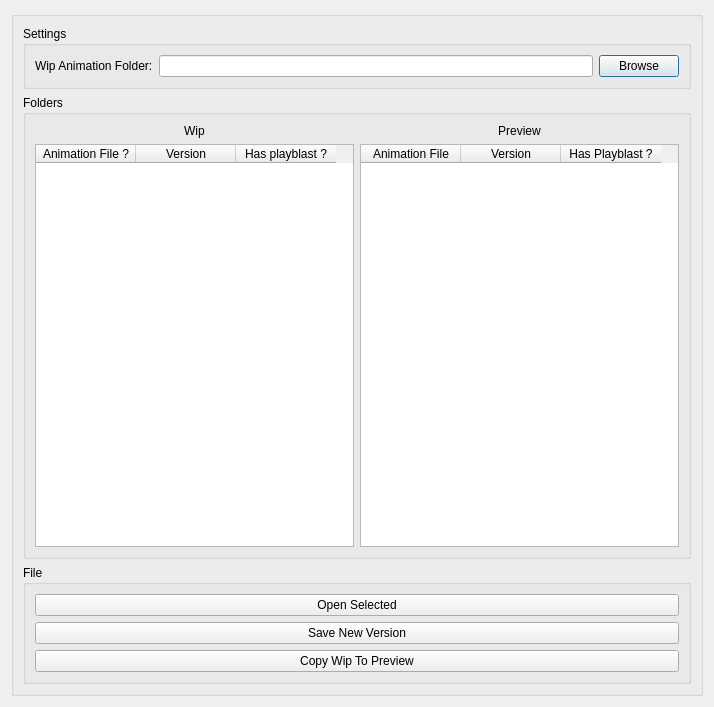
<?xml version="1.0" encoding="UTF-8"?>
<ui version="4.0">
 <class>bdAnimationToolDlg</class>
 <widget class="QDialog" name="bdAnimationToolDlg">
  <property name="geometry">
   <rect>
    <x>0</x>
    <y>0</y>
    <width>714</width>
    <height>707</height>
   </rect>
  </property>
  <property name="windowTitle">
   <string>Dialog</string>
  </property>
  <property name="modal">
   <bool>false</bool>
  </property>
  <layout class="QVBoxLayout" name="verticalLayout_2">
   <item>
    <layout class="QVBoxLayout" name="verticalLayout">
     <item>
      <widget class="QGroupBox" name="groupBox">
       <property name="title">
        <string/>
       </property>
       <property name="flat">
        <bool>false</bool>
       </property>
       <property name="checkable">
        <bool>false</bool>
       </property>
       <layout class="QVBoxLayout" name="verticalLayout_3">
        <item>
         <widget class="QGroupBox" name="groupBox_3">
          <property name="title">
           <string>Settings</string>
          </property>
          <layout class="QHBoxLayout" name="horizontalLayout">
           <item>
            <widget class="QLabel" name="label_3">
             <property name="text">
              <string>Wip Animation Folder:</string>
             </property>
            </widget>
           </item>
           <item>
            <widget class="QLineEdit" name="wipFolderEdit"/>
           </item>
           <item>
            <widget class="QPushButton" name="wipAnimBtn">
             <property name="text">
              <string>Browse</string>
             </property>
            </widget>
           </item>
          </layout>
         </widget>
        </item>
        <item>
         <widget class="QGroupBox" name="groupBox_2">
          <property name="title">
           <string>Folders</string>
          </property>
          <layout class="QVBoxLayout" name="verticalLayout_4">
           <item>
            <layout class="QGridLayout" name="gridLayout">
             <item row="0" column="0">
              <widget class="QLabel" name="label">
               <property name="text">
                <string>Wip</string>
               </property>
               <property name="alignment">
                <set>Qt::AlignCenter</set>
               </property>
              </widget>
             </item>
             <item row="0" column="1">
              <widget class="QLabel" name="label_2">
               <property name="text">
                <string>Preview</string>
               </property>
               <property name="alignment">
                <set>Qt::AlignCenter</set>
               </property>
              </widget>
             </item>
             <item row="1" column="0">
              <widget class="QTableWidget" name="wipAnimTable">
               <column>
                <property name="text">
                 <string>Animation File ?</string>
                </property>
               </column>
               <column>
                <property name="text">
                 <string>Version</string>
                </property>
               </column>
               <column>
                <property name="text">
                 <string>Has playblast ?</string>
                </property>
               </column>
              </widget>
             </item>
             <item row="1" column="1">
              <widget class="QTableWidget" name="previewAnimTable">
               <column>
                <property name="text">
                 <string>Animation File</string>
                </property>
               </column>
               <column>
                <property name="text">
                 <string>Version</string>
                </property>
               </column>
               <column>
                <property name="text">
                 <string>Has Playblast ?</string>
                </property>
               </column>
              </widget>
             </item>
            </layout>
           </item>
          </layout>
         </widget>
        </item>
        <item>
         <widget class="QGroupBox" name="groupBox_4">
          <property name="title">
           <string>File</string>
          </property>
          <layout class="QVBoxLayout" name="verticalLayout_5">
           <item>
            <widget class="QPushButton" name="openFileBtn">
             <property name="text">
              <string>Open Selected</string>
             </property>
            </widget>
           </item>
           <item>
            <widget class="QPushButton" name="saveFileBtn">
             <property name="text">
              <string>Save New Version</string>
             </property>
            </widget>
           </item>
           <item>
            <widget class="QPushButton" name="copyToPreviewBtn">
             <property name="text">
              <string>Copy Wip To Preview</string>
             </property>
            </widget>
           </item>
          </layout>
         </widget>
        </item>
       </layout>
      </widget>
     </item>
    </layout>
   </item>
  </layout>
 </widget>
 <resources/>
 <connections/>
</ui>
